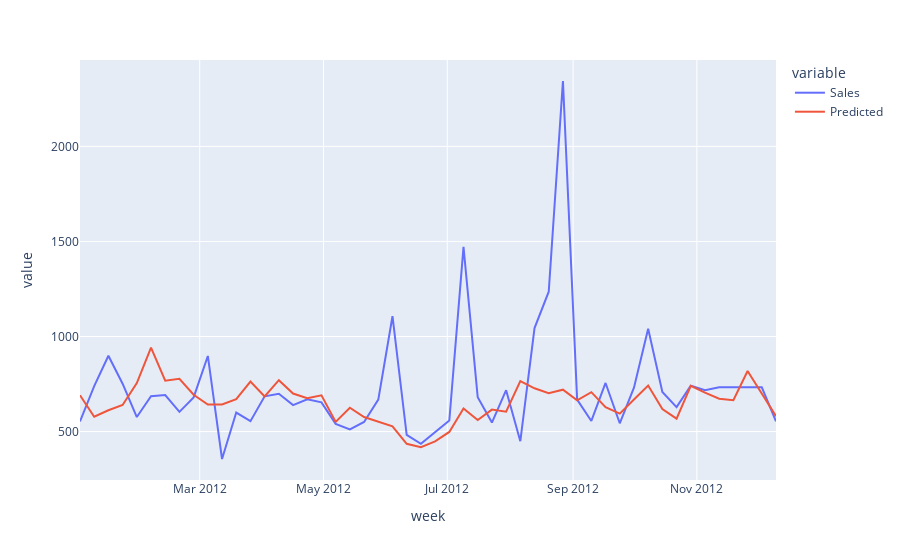

The cell this chart's notebook holds for it:
### Code cell
import plotly.express as px
d = {'week': np.array(df_test[['week']]).ravel(), 'Sales': y_test, 'Predicted': y_pred.ravel()}
tmp = pd.DataFrame(data=d)
fig = px.line(tmp, x='week', y=['Sales', 'Predicted'])
fig.show()

### Figure 1 — Plotly figure (JSON) as saved in the notebook; plotly's stock layout.template omitted (floating-point values rounded to 4 significant figures)
{"data": [{"hovertemplate": "variable=Sales<br>week=%{x}<br>value=%{y}<extra></extra>", "legendgroup": "Sales", "line": {"color": "#636efa", "dash": "solid"}, "marker": {"symbol": "circle"}, "mode": "lines", "name": "Sales", "orientation": "v", "showlegend": true, "type": "scatter", "x": ["2012-01-02", "2012-01-09", "2012-01-16", "2012-01-23", "2012-01-30", "2012-02-06", "2012-02-13", "2012-02-20", "2012-02-27", "2012-03-05", "2012-03-12", "2012-03-19", "2012-03-26", "2012-04-02", "2012-04-09", "2012-04-16", "2012-04-23", "2012-04-30", "2012-05-07", "2012-05-14", "2012-05-21", "2012-05-28", "2012-06-04", "2012-06-11", "2012-06-18", "2012-06-25", "2012-07-02", "2012-07-09", "2012-07-16", "2012-07-23", "2012-07-30", "2012-08-06", "2012-08-13", "2012-08-20", "2012-08-27", "2012-09-03", "2012-09-10", "2012-09-17", "2012-09-24", "2012-10-01", "2012-10-08", "2012-10-15", "2012-10-22", "2012-10-29", "2012-11-05", "2012-11-12", "2012-11-19", "2012-11-26", "2012-12-03", "2012-12-10"], "xaxis": "x", "y": [552.9, 739.3, 898.9, 751.5, 576.2, 685.8, 691.6, 603.7, 679.5, 897.6, 355.5, 599.9, 554.8, 685.3, 698.4, 638.9, 669.1, 653.7, 540.6, 511.6, 550.6, 668.1, 1107.0, 482.2, 435.2, 495.6, 557.9, 1472.0, 681.0, 547.4, 717.4, 449.1, 1044.0, 1236.0, 2344.0, 667.8, 555.7, 755.6, 543.5, 730.8, 1040.0, 708.1, 628.7, 741.5, 717.2, 733.0, 733.0, 733.0, 733.0, 553.8], "yaxis": "y"}, {"hovertemplate": "variable=Predicted<br>week=%{x}<br>value=%{y}<extra></extra>", "legendgroup": "Predicted", "line": {"color": "#EF553B", "dash": "solid"}, "marker": {"symbol": "circle"}, "mode": "lines", "name": "Predicted", "orientation": "v", "showlegend": true, "type": "scatter", "x": ["2012-01-02", "2012-01-09", "2012-01-16", "2012-01-23", "2012-01-30", "2012-02-06", "2012-02-13", "2012-02-20", "2012-02-27", "2012-03-05", "2012-03-12", "2012-03-19", "2012-03-26", "2012-04-02", "2012-04-09", "2012-04-16", "2012-04-23", "2012-04-30", "2012-05-07", "2012-05-14", "2012-05-21", "2012-05-28", "2012-06-04", "2012-06-11", "2012-06-18", "2012-06-25", "2012-07-02", "2012-07-09", "2012-07-16", "2012-07-23", "2012-07-30", "2012-08-06", "2012-08-13", "2012-08-20", "2012-08-27", "2012-09-03", "2012-09-10", "2012-09-17", "2012-09-24", "2012-10-01", "2012-10-08", "2012-10-15", "2012-10-22", "2012-10-29", "2012-11-05", "2012-11-12", "2012-11-19", "2012-11-26", "2012-12-03", "2012-12-10"], "xaxis": "x", "y": [690.7, 578.2, 612.0, 639.4, 755.1, 941.7, 767.5, 777.7, 693.4, 642.2, 642.1, 670.6, 762.6, 684.7, 770.2, 699.9, 675.6, 690.8, 550.4, 625.5, 576.4, 550.5, 527.1, 435.4, 417.9, 448.4, 498.0, 620.9, 561.0, 615.4, 604.6, 765.2, 727.6, 702.1, 720.1, 663.7, 707.1, 627.7, 594.0, 668.3, 741.8, 618.0, 567.8, 740.6, 704.4, 672.9, 665.0, 818.4, 702.1, 581.1], "yaxis": "y"}], "layout": {"legend": {"title": {"text": "variable"}, "tracegroupgap": 0}, "margin": {"t": 60}, "xaxis": {"anchor": "y", "domain": [0, 1], "title": {"text": "week"}}, "yaxis": {"anchor": "x", "domain": [0, 1], "title": {"text": "value"}}}}
